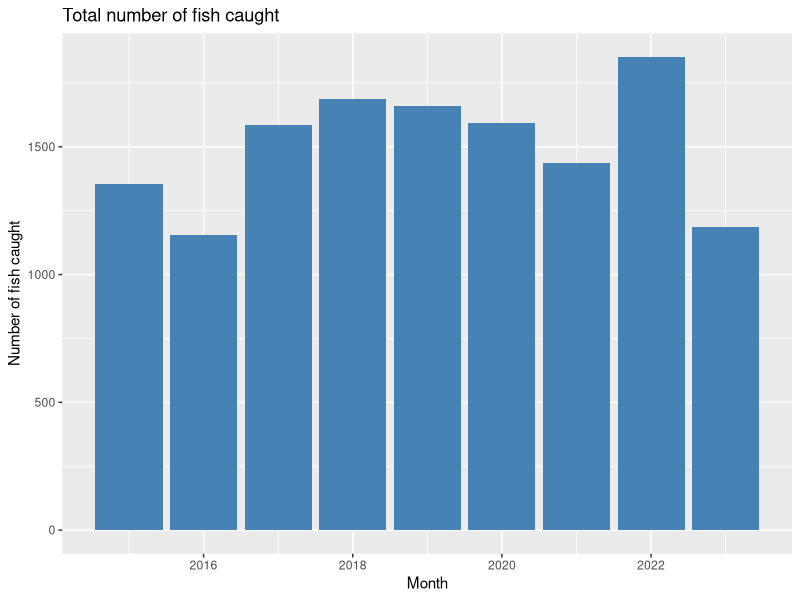
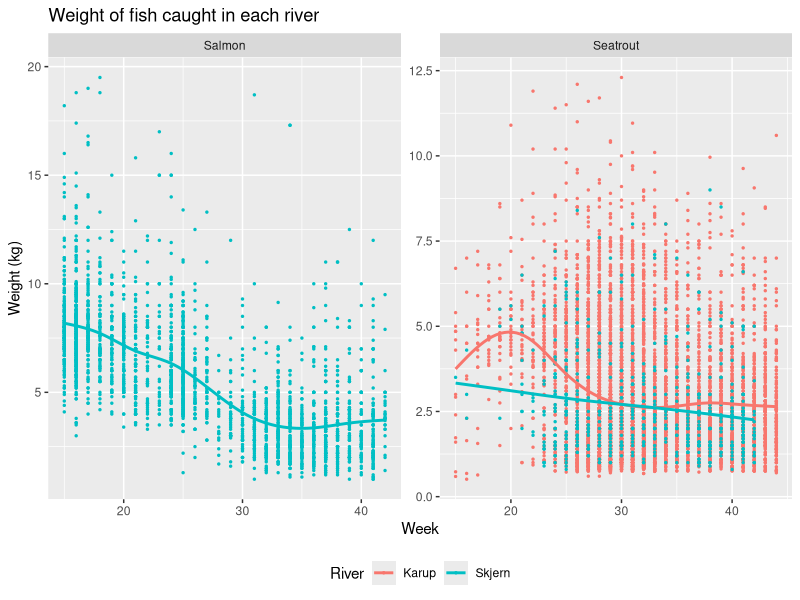
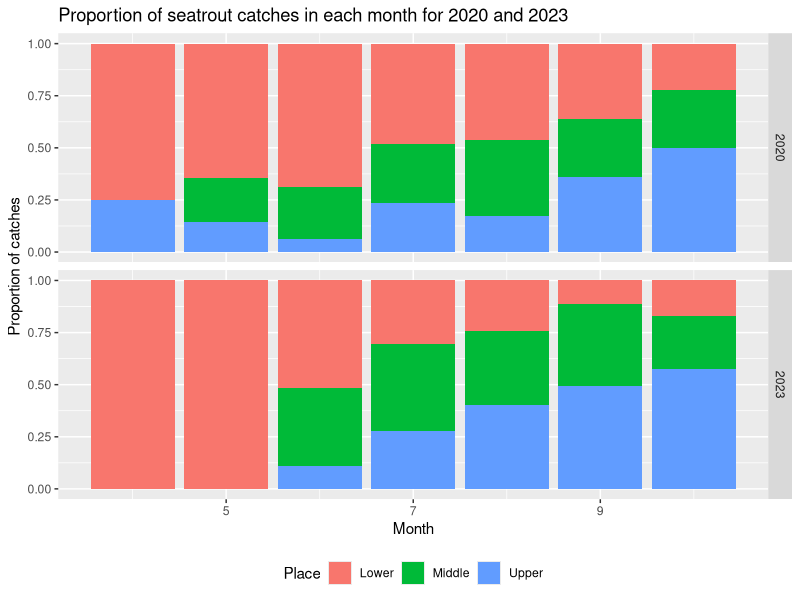
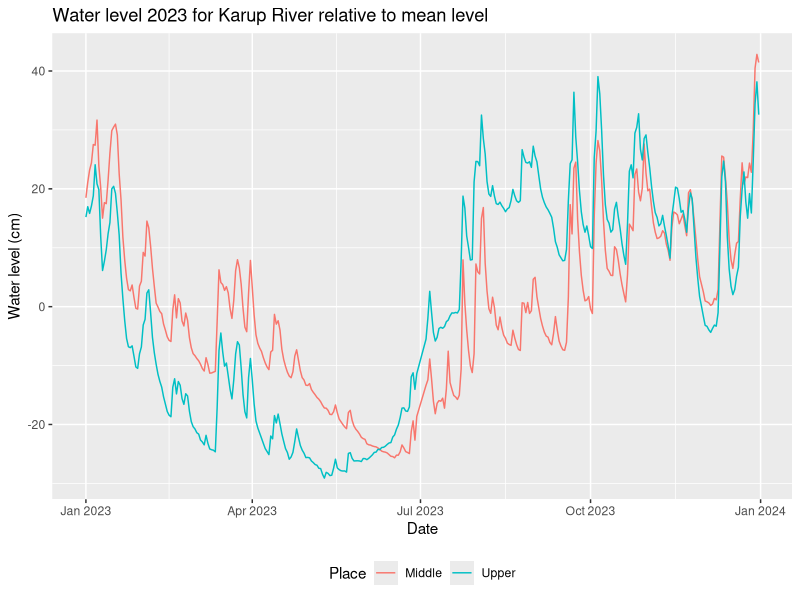
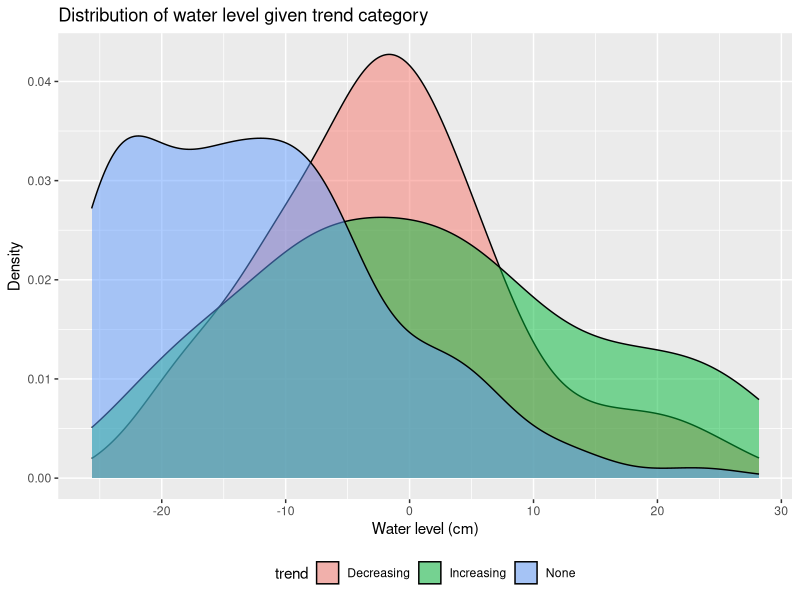

Here is the R script that generated these plots, in order:
## ---- chunk 1
knitr::opts_chunk$set(
  echo = TRUE, 
  out.width = "100%",
  eval = TRUE,
  message=FALSE)
options(width = 90, scipen = 10, digits = 2)

library(tidyverse)
a_ctr <- 1  # assignment counter
ctrA <- function() {
  a_ctr <<- a_ctr + 1
  q_ctr <<- 1
  return(str_c("Assignment ", a_ctr - 1))
}

q_ctr <- 1  # question counter
ctrQ <- function(reset = FALSE) {
  if (reset) q_ctr <<- 1
  q_ctr <<- q_ctr + 1
  return(str_c("Question ", q_ctr - 1, ""))
}

library(conflicted)
conflict_prefer("filter", "dplyr", quiet = TRUE)
conflict_prefer("select", "dplyr", quiet = TRUE)
conflict_prefer("lag", "dplyr", quiet = TRUE)
## ---- chunk 2
library(tidyverse)
dat <- read_csv("catch.csv") 
## ---- chunk 3
# load packages
library(tidyverse)
library(skimr)
res <- dat |> 
   skim() |> 
   print()
## ---- chunk 4
res <- dat |>
   filter(Species == "Seatrout") |>
   group_by(Sex) |> 
   summarize(
      avg_weight = mean(Weight, na.rm = TRUE)
   ) |> 
   arrange(desc(avg_weight)) |>
   print()
## ---- chunk 5
res <- dat |> 
   group_by(Year, River) |> 
   summarize(
      start_date = min(Date),
      end_date = max(Date)
   ) |> 
   arrange(River, Year) |>
   ungroup() |>
   print() 
## ---- chunk 6
res <- dat |>
   filter(River == "Karup", Year >= 2020) |> 
   group_by(Year, Name) |> 
   summarize(
      total_weight = sum(Weight),
      n_killed = sum(Killed)
   ) |> 
   filter(total_weight > 20) |>
   ungroup() |> 
   arrange(Name, Year) |>
   print() 
res2 <- res |>
   distinct(Name) |> 
   summarise(n = n()) |> 
   print()
## ---- chunk 7
res <- dat |>
   group_by(Year, River) |> 
   summarize(
      n_caught = n(),
      avg_length = mean(Length),
      max_length = max(Length)
   ) |> 
   arrange(River, desc(n_caught)) |>
   ungroup() |>
   print()
## ---- chunk 8
res2 <- res |>
   filter(River == "Skjern") |>
   summarize(
      avg_length_max_fish = mean(max_length)
   ) |> 
   print()
## ---- chunk 9
res <- dat |> 
   group_by(River, Year, Month) |> 
   summarize(
      n_caught = n()
   ) |> 
   arrange(River, Year, Month) |> 
   group_by(River, Year) |> 
   mutate(cum_n_caught = cumsum(n_caught),
          cum_n_caught_pct = cum_n_caught / sum(n_caught)  
             ) |> 
   ungroup() |> 
   print()

res2 <- res |> 
   filter(River == "Karup", Month == 7) |> 
   select(Year, cum_n_caught_pct) |>
   arrange(Year) |> 
   print()
## ---- chunk 10
dat |> 
   filter(River == "Skjern", Species == "Salmon") |>
   ggplot(aes(x = Year)) +
   geom_bar(fill = "steelblue") +
   labs(
      title = "Total number of fish caught",
      x = "Month",
      y = "Number of fish caught"
   ) 
## ---- chunk 11
dat |>
   filter(Week >= 15) |> 
   ggplot(aes(x = Week, y = Weight, color = River)) +
   geom_point(size = 0.5) +
   geom_smooth(se = FALSE) +
   facet_wrap(~Species, scales = "free") +
   labs(
      title = "Weight of fish caught in each river",
      x = "Week",
      y = "Weight (kg)"
   ) +
   theme(legend.position = "bottom")
## ---- chunk 12
dat |>
   filter(River == "Skjern", Species == "Seatrout") |>
   filter(Year %in% c(2020, 2023)) |> 
   ggplot(aes(x = Month, fill = Place)) +
   geom_bar(position = "fill") +
   facet_grid(Year~.) +
   labs(
      title = "Proportion of seatrout catches in each month for 2020 and 2023",
      x = "Month",
      y = "Proportion of catches"
   ) +
   theme(legend.position = "bottom")
## ---- chunk 13
library(tidyverse)
dat_wl <- read_csv("waterlevel.csv") 
## ---- chunk 14
dat_wl |>
   ggplot(aes(x = Date, y = Waterlevel, color = Place)) +
   geom_line() +
   labs(
      title = "Water level 2023 for Karup River relative to mean level",
      x = "Date",
      y = "Water level (cm)"
   ) + 
   theme(legend.position = "bottom")
## ---- chunk 15
res <- dat_wl |>
   filter(Place == "Middle", Date >= "2023-03-01", Date <= "2023-10-31") |>
   group_by(River, Place) |> 
   arrange(Date) |> 
   mutate(
      trend = Waterlevel - lag(Waterlevel, n = 1),
      trend = if_else(is.na(trend), 0, trend),
      trend_num = trend,
      trend = case_when(
         trend > 1 ~ "Increasing",
         trend < -1 ~ "Decreasing",
         TRUE ~ "None"
      )
   ) |> 
   ungroup() |> 
   arrange(River, Place, Date) |>
   print() 
## ---- chunk 16
res |> 
   ggplot(aes(x = Waterlevel, fill = trend)) +
   geom_density(alpha = 0.5) +
   labs(
      title = "Distribution of water level given trend category",
      x = "Water level (cm)",
      y = "Density"
   ) +
   theme(legend.position = "bottom")
